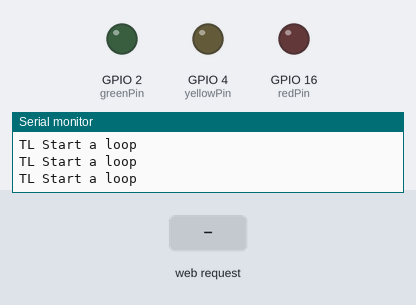
Simulated run of this sketch. Board: ESP8266 (NodeMCU). Shown: output pins drawn as LEDs (lit = HIGH), the last lines printed to the serial monitor. The inputs (shaded band) are chosen by the test bench. WiFi joins after 1.5 s; servers stay silent unless stated.

Above: at 2.7 s.
2.8 s: HTTP request GET /tl/on received
At 3.5 s:
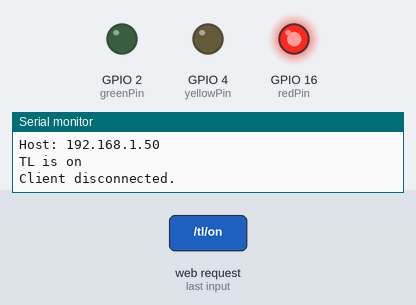
At 8.5 s:
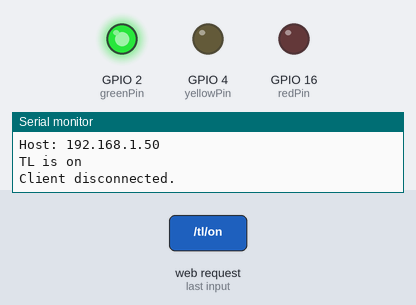
Timing chart, 0 to 30.3 s (numbered marks = the images above; inputs shaded):
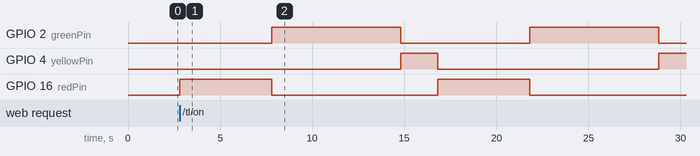

The sketch:

TrafficLight.ino
```cpp
#include "TrafficLight.h"
#include <ESP8266WiFi.h>

int redPin = 16;
int yellowPin = 4;
int greenPin = 2;

TrafficLight tl(redPin, yellowPin, greenPin);

// Replace with your network credentials
const char* ssid     = "Teuchteuch";
const char* password = "vajustegi";

String header;

String tlState = "off";

// Set web server port number to 80
WiFiServer server(80);

// Current time
unsigned long currentTime = millis();
// Previous time
unsigned long previousTime = 0;
// Define timeout time in milliseconds (example: 2000ms = 2s)
const long timeoutTime = 2000;

void setup() {
  Serial.begin(115200);
  Serial.println("Hello Everyone");
  Serial.println("This is Traffic Light Control 0.1");
  Serial.print("Connecting to ");
  Serial.println(ssid);
  WiFi.begin(ssid, password);
  while (WiFi.status() != WL_CONNECTED) {
    delay(500);
    Serial.print(".");
  }
  // Print local IP address and start web server
  Serial.println("");
  Serial.println("WiFi connected.");
  Serial.println("IP address: ");
  Serial.println(WiFi.localIP());
  server.begin();
  tl.AllUp();
}

void tlrun() {
  tl.Stop();
  delay(5000); //5 seconds
  tl.Go();
  delay(7000); //7 seconds
  tl.Careful();
  delay(2000); //2 seconds
}
void tlstop(){
  tl.Down();
}

void loop() {
  Serial.println("TL Start a loop");
  WiFiClient client = server.available();   // Listen for incoming clients

  if (client) {                             // If a new client connects,
    Serial.println("New Client.");          // print a message out in the serial port
    String currentLine = "";                // make a String to hold incoming data from the client
    currentTime = millis();
    previousTime = currentTime;
    while (client.connected() && currentTime - previousTime <= timeoutTime) { // loop while the client's connected
      currentTime = millis();
      if (client.available()) {             // if there's bytes to read from the client,
        char c = client.read();             // read a byte, then
        Serial.write(c);                    // print it out the serial monitor
        header += c;
        if (c == '\n') {                    // if the byte is a newline character
          // if the current line is blank, you got two newline characters in a row.
          // that's the end of the client HTTP request, so send a response:
          if (currentLine.length() == 0) {
            // HTTP headers always start with a response code (e.g. HTTP/1.1 200 OK)
            // and a content-type so the client knows what's coming, then a blank line:
            client.println("HTTP/1.1 200 OK");
            client.println("Content-type:text/html");
            client.println("Connection: close");
            client.println();

            // turns the GPIOs on and off
            if (header.indexOf("GET /tl/on") >= 0) {
              Serial.println("TL is on");
              tlState = "on";
            } else if (header.indexOf("GET /tl/off") >= 0) {
              Serial.println("TL is off");
              tlState = "off";
            }

            // Display the HTML web page
            client.println("<!DOCTYPE html><html>");
            client.println("<head><meta name=\"viewport\" content=\"width=device-width, initial-scale=1\">");
            client.println("<link rel=\"icon\" href=\"data:,\">");
            // CSS to style the on/off buttons
            // Feel free to change the background-color and font-size attributes to fit your preferences
            client.println("<style>html { font-family: Helvetica; display: inline-block; margin: 0px auto; text-align: center;}");
            client.println(".button { background-color: #195B6A; border: none; color: white; padding: 16px 40px;");
            client.println("text-decoration: none; font-size: 30px; margin: 2px; cursor: pointer;}");
            client.println(".button2 {background-color: #77878A;}</style></head>");

            // Web Page Heading
            client.println("<body><h1>ESP8266 Traffic Light Web Server</h1>");

            // Display current state, and ON/OFF for TrafficLight run
            client.println("<p>TL - State " + tlState + "</p>");
            // If the tlState is off, it displays the ON button
            if (tlState == "off") {
              client.println("<p><a href=\"/tl/on\"><button class=\"button\">ON</button></a></p>");
            } else {
              client.println("<p><a href=\"/tl/off\"><button class=\"button button2\">OFF</button></a></p>");
            }

            client.println("</body></html>");

            // The HTTP response ends with another blank line
            client.println();
            // Break out of the while loop
            break;
          } else { // if you got a newline, then clear currentLine
            currentLine = "";
          }
        } else if (c != '\r') {  // if you got anything else but a carriage return character,
          currentLine += c;      // add it to the end of the currentLine
        }
      }
    }
    // Clear the header variable
    header = "";
    // Close the connection
    client.stop();
    Serial.println("Client disconnected.");
    Serial.println("");
  }
  if (tlState == "on"){
    tlrun();
  }else{
    tlstop();
  }

  /*
  tl.Stop();
  delay(5000); //5 seconds
  tl.Go();
  delay(5000); //7 seconds
  tl.Careful();
  delay(2000); //2 seconds
  Serial.println("TL Made a loop");
  */
}
```

TrafficLight.cpp
```cpp
#include "TrafficLight.h"

void TrafficLight::init() {
   for(int i=0; i<3; i++) {
     pinMode(this->pins[i], OUTPUT);
   }
 }

TrafficLight::TrafficLight(byte redPin, byte yellowPin, byte greenPin) {
   this->pins[RED] = redPin;
   this->pins[YELLOW] = yellowPin;
   this->pins[GREEN] = greenPin;
   this->init();
 }

bool TrafficLight::GetState(int color) {
   return this->states[color];
 }

bool* TrafficLight::GetStates() {
   return this->states;
 }

void TrafficLight::Toggle(int color) {
   this->states[color] = !this->states[color];
   if(this->states[color]) {
     digitalWrite(this->pins[color], HIGH);
   } else {
     digitalWrite(this->pins[color], LOW);
   }
 }

void TrafficLight::TurnOn(int color) {
   if(!this->states[color]) {
     this->Toggle(color);
   }
 }

void TrafficLight::TurnOff(int color) {
   if(this->states[color]) {
     this->Toggle(color);
   }
 }

void TrafficLight::Go() {
   this->TurnOff(YELLOW);
   this->TurnOff(RED);
   this->TurnOn(GREEN);
 }

void TrafficLight::Careful() {
   this->TurnOff(RED);
   this->TurnOff(GREEN);
   this->TurnOn(YELLOW);
 }

void TrafficLight::Stop() {
   this->TurnOff(YELLOW);
   this->TurnOff(GREEN);
   this->TurnOn(RED);
 }

 void TrafficLight::Down()
 {
   this->TurnOff(YELLOW);
   this->TurnOff(GREEN);
   this->TurnOff(RED);
 }

 void TrafficLight::AllUp(){
   this->TurnOn(YELLOW);
   this->TurnOn(GREEN);
   this->TurnOn(RED);
 }
```

TrafficLight.h
```cpp
#include "Arduino.h"
#ifndef TrafficLights_h
#define TrafficLights_h
#define byte uint8_t
// enumerate the color names to be more readable
enum color {GREEN, YELLOW, RED};

class TrafficLight {
  public:
    TrafficLight(byte redPin, byte yellowPin, byte greenPin);
    void Toggle(int color);
    void TurnOff(int color);
    void TurnOn(int color);
    void Go();
    void Careful();
    void Stop();
    void Down();
    void AllUp();
    bool GetState(int color);
    bool* GetStates();
  private:
    byte pins[3];
    bool states[3]={0};
    void init();
};
#endif
```

Measured:
- after the input at 2.8 s, GPIO 2 (greenPin): alternates HIGH for 7.0 s and LOW for 7.0 s, starting after 5.0 s; GPIO 4 (yellowPin): LOW → HIGH after 12.0 s, → LOW 2.0 s later, → HIGH 12.0 s later; GPIO 16 (redPin): alternates HIGH for 5.0 s and LOW for 9.0 s, starting at once
